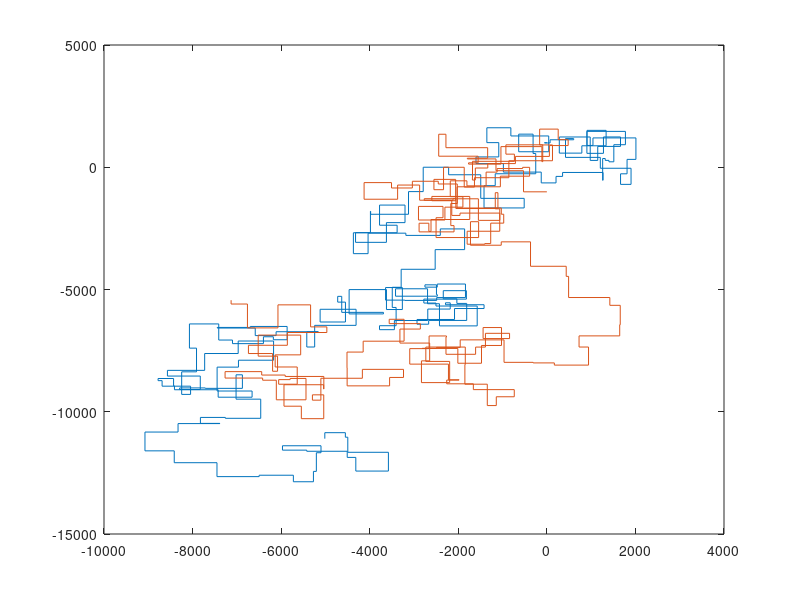

This figure's MATLAB source:
%% Advent of Code
%% https://adventofcode.com/2019/day/3

wire1 = {"R1004","D53","L10","U126","R130","U533","R48","D185","L768","U786","L445","U694","L659","D237","R432","U147","R590","U200","R878","D970","L308","D134","R617","U431","L631","D548","L300","D509","R660","U698","L958","U170","R572","U514","R387","D385","L670","D374","R898","U870","L545","D262","L699","D110","R58","D84","R77","D58","L891","U9","R320","D914","L161","D148","L266","D334","R442","D855","R349","D618","R272","U514","R584","D269","R608","U542","L335","U855","L646","D678","R720","U325","L792","U60","L828","D915","L487","D253","L911","U907","R392","D981","R965","D725","R308","D574","L997","D332","L927","D855","R122","D5","L875","D336","L395","U697","R806","U420","R718","D575","L824","U397","L308","D988","L855","U332","R838","U853","L91","U778","R265","U549","L847","D665","L804","D768","L736","D201","L825","U87","L747","D375","L162","U336","R375","U754","R468","U507","R256","D107","L79","U871","L155","D667","L448","D847","L193","U263","R154","U859","R696","D222","R189","D307","R332","U522","L345","D961","L161","U274","L122","U931","L812","D852","R906","D269","R612","D723","L304","U944","R64","D20","R401","D260","L95","U278","R128","U637","L554","D650","L116","D720","R12","D434","R514","U379","L899","D359","R815","D843","L994","U775","R63","D942","R655","D91","L236","U175","L813","D572","R520","U812","L657","D935","L886","D178","R618","U260","R7","D953","L158","D471","R309","D858","R25","U746","R40","U832","L544","D311","R122","D224","L281","D699","R147","D310","R659","D662","L990","U160","L969","D335","L923","U201","R336","D643","R226","D91","R88","U350","L303","U20","L157","U987","L305","U766","R253","D790","R977","U482","R283","U793","R785","D799","L511","D757","L689","D841","L233","U742","L551","D466","R66","U579","L18","U838","R554","D143","L996","U557","L783","D799","R36","D563","L244","U440","L8","D945","L346","D747","L769","U661","L485","U965","L569","U952","R57","U773","L267","U453","R424","U66","R763","U105","R285","D870","L179","U548","L46","U914","L251","U194","L559","U736","R768","D917","R617","D55","R185","D464","L244"};
wire2 = {"L1005","D527","R864","D622","R482","D647","R29","U459","R430","D942","R550","D163","L898","U890","L271","D216","L52","U731","R715","U925","L614","U19","R687","D832","L381","U192","L293","D946","L642","D2","L124","U66","R492","U281","R181","U624","R294","U767","R443","U424","R241","D225","R432","D419","L647","U290","L647","D985","L694","D777","L382","D231","R809","D467","L917","D217","R422","U490","L873","D537","R176","U856","L944","D875","L485","D49","R333","D220","L354","U789","R256","D73","R905","U146","R798","D429","R111","D585","L275","D471","R220","D619","L680","U757","R580","U497","L620","U753","R58","U574","L882","U484","R297","D899","L95","D186","R619","D622","R65","U714","L402","U950","R647","D60","L659","U101","L917","D736","L531","U398","R26","U134","R837","U294","R364","D55","R254","D999","R868","U978","R434","U661","R362","D158","L50","D576","L146","D249","L562","D433","R206","D376","L650","U285","L427","D406","L526","D597","R557","U554","L463","D157","L811","U961","R648","D184","L962","U695","R138","U661","L999","U806","L413","U54","L865","U931","L319","U235","L794","D12","L456","D918","L456","U214","L739","D772","R90","D478","R23","D658","R919","D990","L307","D534","L40","D324","L4","U805","L605","U534","R727","U452","R733","D416","L451","U598","R215","D545","L563","D222","L295","D669","R706","U11","R44","D392","L518","D437","L634","U874","L641","U240","L11","D279","L153","U601","L238","U924","L292","D406","L360","D203","R874","D506","R806","U9","R713","D891","L587","U538","L867","D637","R889","U186","R728","D672","R573","U461","R222","D703","R178","U336","L896","D924","L445","D365","L648","U3","L734","U959","R344","U314","R331","D929","L364","D937","L896","D191","R218","U256","L975","D506","R510","D392","R878","U896","L177","U4","R516","D873","R57","D530","R140","D827","L263","U848","L88","U309","L801","U670","R874","D358","L49","D259","L188","U419","R705","D498","R496","U576","R808","D959","L861","U437","L618","D112","R725","D546","R338","U879","R522","U892","R230","D367","R901","D737","L942","D689","R976","D369","R157"};

x=0;y=0;
path1x = zeros(1, length(wire1));
path1y = zeros(1, length(wire1));

for ii = 1:length(wire1)
  UDLR = substr(wire1{ii}, 1, 1); # Up, Down Left or Right
%  disp(wire1{ii})
  if UDLR == 'U' 
%    disp('Up')
    x += str2num(substr(wire1{ii}, 2));
  elseif UDLR == 'D' 
%    disp('Down')
    x -= str2num(substr(wire1{ii}, 2));
  elseif UDLR == 'L' 
%    disp('Left')
    y -= str2num(substr(wire1{ii}, 2));
  elseif UDLR == 'R' 
%    disp('Right')
    y += str2num(substr(wire1{ii}, 2));
  end
%  disp(sprintf('x=%d, y=%d', x, y))
  path1x(ii) = x;
  path1y(ii) = y;
end
 plot(path1x, path1y)
 
x=0;y=0;
path2x = zeros(1, length(wire2));
path2y = zeros(1, length(wire2));

 for ii = 1:length(wire2)
  UDLR = substr(wire2{ii}, 1, 1); # Up, Down Left or Right
%  disp(wire2{ii})
  if UDLR == 'U' 
%    disp('Up')
    x += str2num(substr(wire2{ii}, 2));
  elseif UDLR == 'D' 
%    disp('Down')
    x -= str2num(substr(wire2{ii}, 2));
  elseif UDLR == 'L' 
%    disp('Left')
    y -= str2num(substr(wire2{ii}, 2));
  elseif UDLR == 'R' 
%    disp('Right')
    y += str2num(substr(wire2{ii}, 2));
  end
%  disp(sprintf('x=%d, y=%d', x, y))
  path2x(ii) = x;
  path2y(ii) = y;
end
hold on
plot(path2x, path2y)
hold off